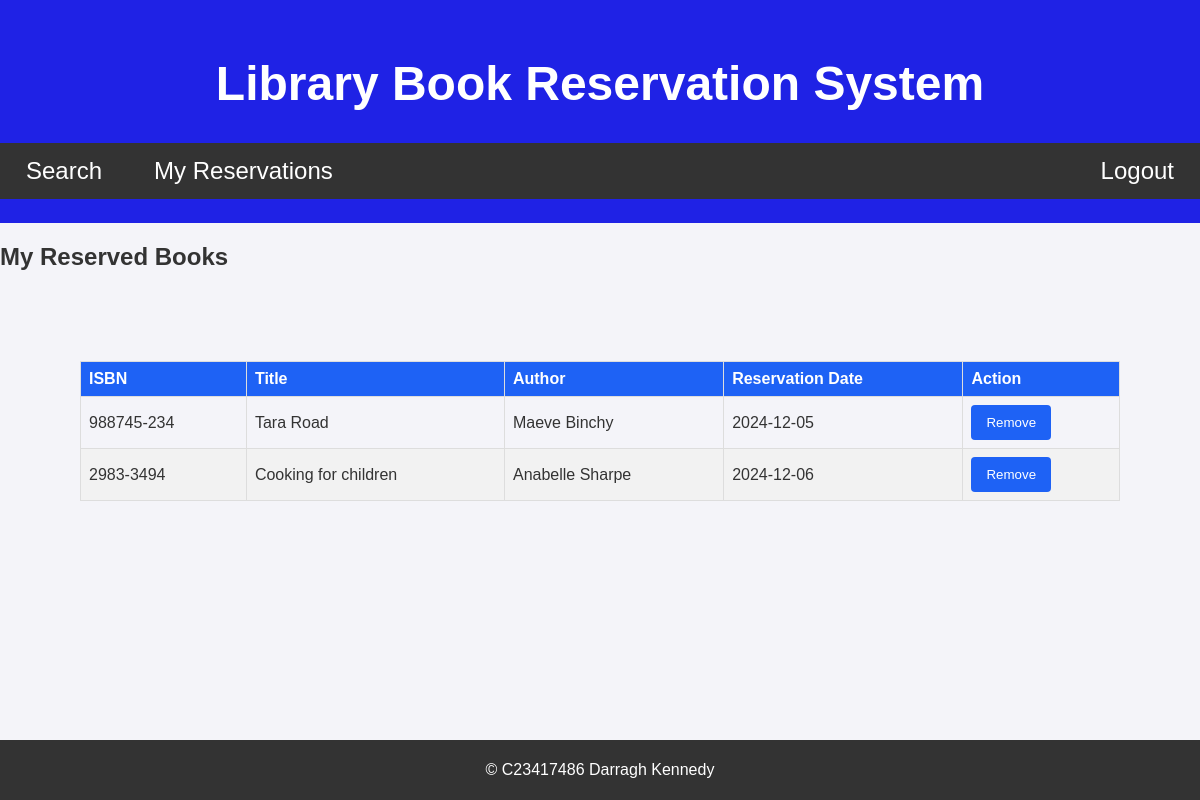
/reserved.php (signed in), run on the app's committed database.
### tables this page shows
CREATE TABLE `reservations` (
  `id` int(11) NOT NULL,
  `username` varchar(50) DEFAULT NULL,
  `isbn` varchar(13) DEFAULT NULL,
  `reservation_date` date DEFAULT NULL
);

CREATE TABLE `books` (
  `isbn` varchar(13) NOT NULL,
  `title` varchar(255) NOT NULL,
  `author` varchar(255) DEFAULT NULL,
  `edition` int(11) DEFAULT NULL,
  `category_code` int(11) DEFAULT NULL,
  `available` tinyint(1) DEFAULT 1
);

### reserved.php (the view, shortened to what this page needs)
<?php
include 'includes/db.php';
include 'includes/header.php';
$username = $_SESSION['username'];
$reservations = $pdo->prepare("
    SELECT r.id, b.isbn, b.title, b.author, r.reservation_date
    FROM reservations r
    JOIN books b ON r.isbn = b.isbn
    WHERE r.username = ?
");
$reservations->execute([$username]);
$reservedBooks = $reservations->fetchAll();
?>
<h2>My Reserved Books</h2>
<?php if ($reservedBooks): ?>
    <form method="POST" action="">
        <table>
            <thead>
                <tr>
                    <th>ISBN</th>
                    <th>Title</th>
                    <th>Author</th>
                    <th>Reservation Date</th>
                    <th>Action</th>
                </tr>
            </thead>
            <tbody>
                <?php foreach ($reservedBooks as $book): ?>
                    <tr>
                        <td><?= $book['isbn'] ?></td>
                        <td><?= $book['title'] ?></td>
                        <td><?= $book['author'] ?></td>
                        <td><?= $book['reservation_date'] ?></td>
                        <td>
                            <button type="submit" name="remove_id" value="<?= $book['id'] ?>">Remove</button>
                        </td>
                    </tr>
                <?php endforeach; ?>
            </tbody>
        </table>
    </form>
<?php else: ?>
    <p>No books reserved.</p>
<?php endif; ?>
<?php include 'includes/footer.php'; ?>

### includes/header.php (shortened to what this page needs)
<!DOCTYPE html>
<html lang="en">
<head>
    <link rel="stylesheet" href="css/style.css">
</head>
<body>
<header>
    <h1>Library Book Reservation System</h1>
    <nav>
        <a href="search.php">Search</a>
        <a href="reserved.php">My Reservations</a>
        <a href="index.php?logout=true">Logout</a>
    </nav>
</header>

### includes/footer.php
<footer>
    <p>&copy; C23417486 Darragh Kennedy</p>
</footer>
</body>
</html>

### css/style.css (style rules this page uses)
body { font-family: Arial, sans-serif; margin: 0; padding: 0; background-color: #f4f4f9; color: #333; }
header { background-color: #1f22e5; color: white; padding: 1em 0; text-align: center; font-size: 1.5em; }
nav { display: flex; justify-content: space-between; align-items: center; background-color: #333; overflow: hidden; }
nav a { margin: 0 10px; float: left; display: block; color: white; text-align: center; padding: 14px 16px; text-decoration: none; }
nav a:last-child { margin-left: auto; }
form { margin: 20px 0; padding-top: 50px; padding-right: 80px; padding-bottom: 50px; padding-left: 80px; }
form input[type="submit"], form button { background-color: #1e62f5; color: white; padding: 10px 15px; border: none; border-radius: 4px; cursor: pointer; }
table { width: 100%; border-collapse: collapse; margin: 20px 0; }
table th, table td { border: 1px solid #ddd; padding: 8px; text-align: left; }
table th { background-color: #1e62f5; color: white; }
table tr:nth-child(even) { background-color: #f2f2f2; }
footer { text-align: center; background-color: #333; color: white; padding: 5px 0; position: fixed; bottom: 0; width: 100%; }

### data on the page
reservations: isbn.isbn "988745-234", isbn.title "Tara Road", isbn.author "Maeve Binchy", reservation_date "2024-12-05", $book['id'] 8 (drawn)
reservations: isbn.isbn "2983-3494", isbn.title "Cooking for children", isbn.author "Anabelle Sharpe", reservation_date "2024-12-06", $book['id'] 9 (drawn)
